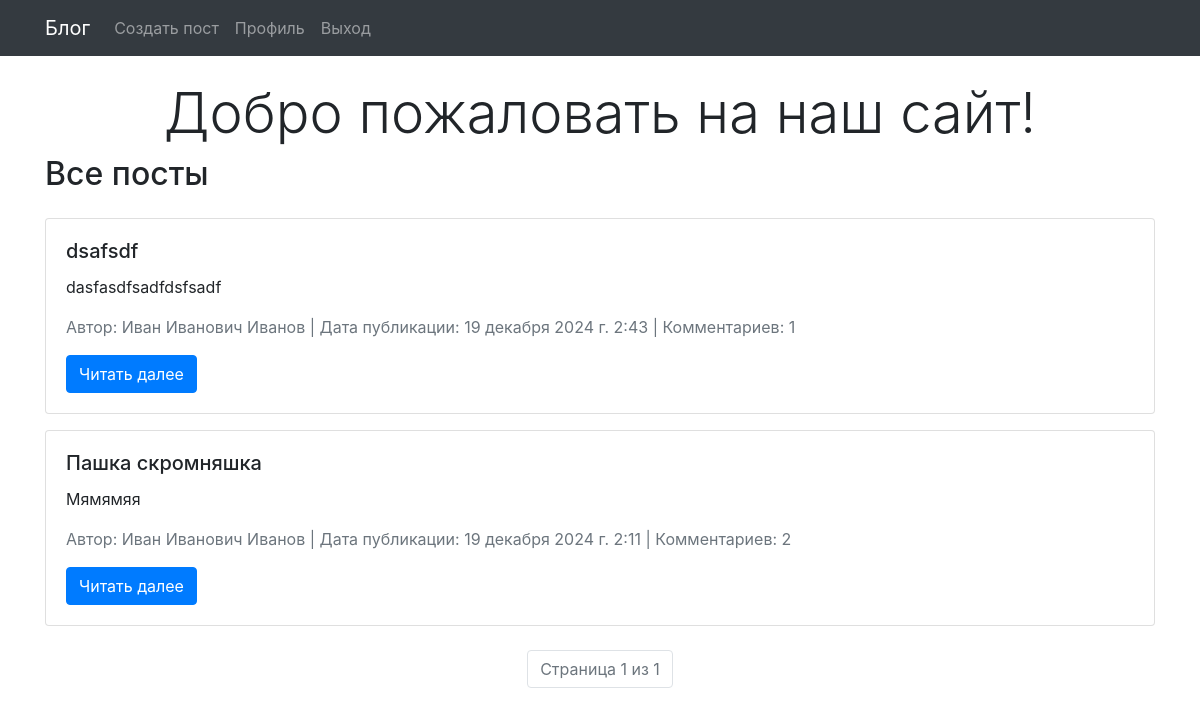
The app's page / (signed in) with its own data.
### blog_app/models.py (models this page shows, shortened)
class Post(models.Model):
    author = models.ForeignKey(get_user_model(), on_delete=models.CASCADE, verbose_name="Автор")
    title = models.CharField(max_length=255, verbose_name="Заголовок")
    content = models.TextField(verbose_name="Содержимое поста")
    created_at = models.DateTimeField(default=timezone.now, verbose_name="Дата и время публикации")
    likes = models.ManyToManyField(get_user_model(), related_name='liked_posts', blank=True, verbose_name="Лайки")

class User(AbstractUser):
    full_name = models.CharField(max_length=254, verbose_name="Полное имя")
    avatar = models.ImageField(upload_to='avatars/', blank=True, null=True, verbose_name="Аватар")
    bio = models.TextField(blank=True, verbose_name="Информация о пользователе")
    USERNAME_FIELD = 'username'
    REQUIRED_FIELDS = ['email', 'full_name']
    def __str__(self):
        return self.full_name

### blog_app/views.py (the view)
# urls.py: path('', views.index, name='home'),
def index(request):
    posts_list = Post.objects.all().order_by('-created_at')
    paginator = Paginator(posts_list, 50)
    page_number = request.GET.get('page')
    page_obj = paginator.get_page(page_number)  # Получаем объекты для текущей страницы
    return render(request, 'catalog/index.html', {'posts': page_obj})  # Передаем переменную 'posts' в шаблон

### blog_app/templates/catalog/index.html (shortened to what this page needs)
{% extends 'catalog/base_generic.html' %}
{% block content %}
  <div class="text-center">
    <h1 class="display-4">Добро пожаловать на наш сайт!</h1>
  </div>
<h2 class="mb-4">Все посты</h2>
{% for post in posts %}
    <div class="card mb-3">
        <div class="card-body">
            <h5 class="card-title">{{ post.title }}</h5>
            <p class="card-text">{{ post.content|truncatewords:20 }}</p>
            <p class="text-muted">
                Автор: {{ post.author }} | Дата публикации: {{ post.created_at }} | Комментариев: {{ post.comments.count }}
            </p>
            <a href="{% url 'post_detail' post.pk %}" class="btn btn-primary">Читать далее</a>
        </div>
    </div>
{% endfor %}
<div class="mt-4">
    <nav aria-label="Пагинация">
        <ul class="pagination justify-content-center">
            <li class="page-item disabled">
                <span class="page-link">Страница {{ posts.number }} из {{ posts.paginator.num_pages }}</span>
            </li>
        </ul>
    </nav>
</div>
{% endblock %}

### records on screen
Post: title "dsafsdf", content "dasfasdfsadfdsfsadf", author "Иван Иванович Иванов", created_at "19 декабря 2024 г. 2:43", comments.count "1"
Post: title "Пашка скромняшка", content "Мямямяя", author "Иван Иванович Иванов", created_at "19 декабря 2024 г. 2:11", comments.count "2"

### other values on screen
{{ posts.number }} "1"
{{ posts.paginator.num_pages }} "1"
